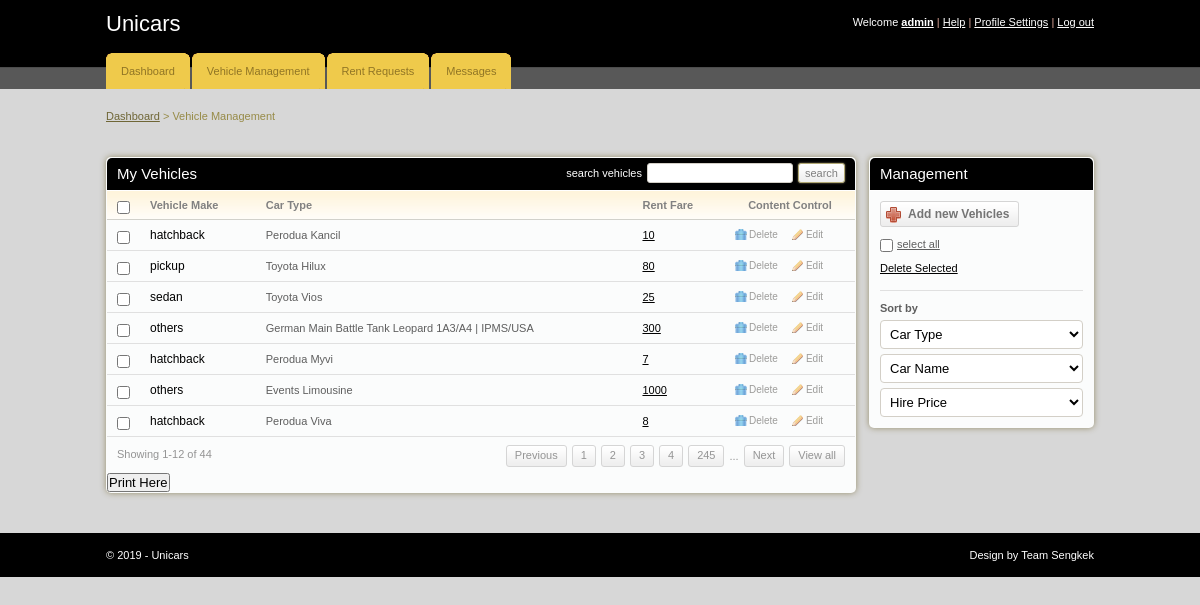
The app's page /renter/add_vehicles.php (signed in) with its own data.
### tables this page shows
CREATE TABLE `cars` (
  `car_id` int(11) NOT NULL,
  `car_name` varchar(255) NOT NULL,
  `car_type` enum('hatchback','sedan','pickup','SUV','MPV','others') DEFAULT NULL,
  `image` text NOT NULL,
  `hire_cost` int(11) NOT NULL,
  `capacity` int(11) NOT NULL,
  `status` varchar(255) NOT NULL
);

### renter/add_vehicles.php (the view, shortened to what this page needs)
<!DOCTYPE html PUBLIC "-//W3C//DTD XHTML 1.0 Transitional//EN" "http://www.w3.org/TR/xhtml1/DTD/xhtml1-transitional.dtd">
<html xmlns="http://www.w3.org/1999/xhtml">
<head>
	<link rel="stylesheet" href="css/style.css" type="text/css" media="all" />
</head>
<body>
<div id="header">
	<div class="shell">
		<?php
			include 'menu.php';
		?>
		</div>
	</div>
<div id="container">
	<div class="shell">
		<div class="small-nav">
			<a href="index.php">Dashboard</a>
			<span>&gt;</span>
			Vehicle Management
		</div>
		<br />
		<div id="main">
			<div id="content">
				<div class="box">
					<div class="box-head">
						<h2 class="left">My Vehicles</h2>
						<div class="right">
							<label>search vehicles</label>
							<input type="text" class="field small-field" />
							<input type="submit" class="button" value="search" />
						</div>
					</div>
					<div class="table">
						<table width="100%" border="0" cellspacing="0" cellpadding="0">
							<tr>
								<th width="13"><input type="checkbox" class="checkbox" /></th>
								<th>Vehicle Make</th>
								<th>Car Type</th>
								<th>Rent Fare</th>
								<th width="110" class="ac">Content Control</th>
							</tr>
							<?php
								include '../includes/config.php';
								$select = "SELECT * FROM cars WHERE status = 'Available'";
								$result = $conn->query($select);
								while($row = $result->fetch_assoc()){
							?>
							<tr>
								<td><input type="checkbox" class="checkbox" /></td>
								<td><h3><a href="#"><?php echo $row['car_type'] ?></a></h3></td>
								<td><?php echo $row['car_name'] ?></td>
								<td><a href="#"><?php echo $row['hire_cost'] ?></a></td>
								<td><a href="javascript:sureToApprove(<?php echo $row['car_id'];?>)" class="ico del">Delete</a><a href="#" class="ico edit">Edit</a></td>
							</tr>
							<?php
								}
							?>
						</table>
						<div class="pagging">
							<div class="left">Showing 1-12 of 44</div>
							<div class="right">
								<a href="#">Previous</a>
								<a href="#">1</a>
								<a href="#">2</a>
								<a href="#">3</a>
								<a href="#">4</a>
								<a href="#">245</a>
								<span>...</span>
								<a href="#">Next</a>
								<a href="#">View all</a>
							</div>
						</div>
					</div>
					<h2><input type="submit" onclick="window.print()" value="Print Here" /></h2>
				</div>
			</div>
			<div id="sidebar">
				<div class="box">
					<div class="box-head">
						<h2>Management</h2>
					</div>
					<div class="box-content">
						<a href="add_cars.php" class="add-button"><span>Add new Vehicles</span></a>
						<p class="select-all"><input type="checkbox" class="checkbox" /><label>select all</label></p>
						<p><a href="#">Delete Selected</a></p>
						<div class="sort">
							<label>Sort by</label>
							<select class="field">
								<option value="">Car Type</option>
							</select>
							<select class="field">
								<option value="">Car Name</option>
							</select>
							<select class="field">
								<option value="">Hire Price</option>
							</select>
						</div>
					</div>
				</div>
			</div>
		</div>
	</div>
</div>
<div id="footer">
	<div class="shell">
		<span class="left">&copy; <?php echo date("Y");?> - Unicars</span>
		<span class="right">
			Design by Team Sengkek</a>
		</span>
	</div>
</div>
</body>
</html>

### renter/css/style.css (style rules this page uses)
* { padding:0; margin:0; outline:0; }
body { background:#a5a5a570; font-family: Verdana, sans-serif; font-size:11px; line-height:14px; color:#5e5e5e; }
input, textarea, select { font-family: Verdana, sans-serif; font-size:13px; }
.field { border:solid 1px #d3cfc7; background:#fff; padding:5px; }
.small-field { border:solid 1px #d3cfc7; background:#fff; padding:3px 1px; font-size:11px; }
.checkbox { width:13px; height:13px; vertical-align:top; position:relative; top:2px; }
.button { background:#eee url(images/button.gif) repeat-x 0 0; border:solid 1px #b1a874; color:#7f7f7f; font-size:11px; padding:2px 6px 2px 6px; cursor:pointer; line-height:14px !important; }
a { color:#000000; text-decoration: underline; cursor:pointer; }
.left, .alignleft { float:left; display:inline; }
.right, .alignright { float:right; display:inline; }
.ac { text-align: center !important; }
h2 { font-size:15px; font-weight: normal; }
h3 { font-size:12px; line-height:14px; font-weight: normal; }
h3 a { text-decoration: none; }
.shell { width:988px; margin:0 auto; }
#header { height:89px; background:url(images/header.gif); white-space:nowrap; }
#container { padding:20px 0; }
.small-nav { color:#978b48; padding-bottom:20px; }
.small-nav a { color:#6f6636; }
#content { float:left; width:750px; }
#sidebar { float:right; width:225px; }
.table th { background:#fffdfa url(images/th.gif) repeat-x 0 0; color:#818181; text-align: left; padding:7px 10px; border-bottom:solid 1px #d2d1cb; }
.table td { background:#fbfcfc; border-bottom:solid 1px #e0e0e0; padding:8px 10px; }
.box { background:#fbfcfc; height:100%; padding:1px; margin-bottom:20px; }
.box-head { background:#000000; height:32px; color:#fff; padding: 0 10px; line-height:32px; white-space:nowrap; border-bottom:solid 1px #fff; }
.box-head .right { padding-top:5px; line-height:13px; }
.box-head .right label, .box-head .right input { float:left; }
.box-head .right label { padding:4px 0 0 0; }
.box-head .right input { margin-left:5px; }
.pagging { height:20px; padding:8px 10px; line-height:19px; color:#949494; }
.pagging a { background:url(images/pagging.gif) repeat-x 0 0; height:20px; float:left; padding:0 8px; border:solid 1px #d5d5d5; text-decoration: none; color:#949494; margin-left:5px; }
.pagging span { float:left; margin-left:5px; padding-top:2px; }
a.ico { color:#9d9c9a; font-size:10px; text-decoration: none; padding:0 0 0 14px; background-repeat:no-repeat; background-position:0 0; }
a.del { background-image:url(images/del.gif) }
a.edit { background-image:url(images/edit.gif); margin-left:14px; }
.box-content { padding:10px; }
.sort { border-top:solid 1px #e0e0e0; padding-top:10px; margin-top:15px; }
.sort label { display:block; font-weight: bold; }
.sort .field { display:block; margin-top:5px; }
.sort select.field { width:203px; }
.box-content p { padding-top:10px; }
.select-all label { text-decoration: underline; padding-left:4px; }
.add-button, .add-button span { float:left; height:26px; background:url(images/add-button.gif) no-repeat 0 0; padding:0 0 0 28px; }
.add-button span { background-position:right 0; padding:0 10px 0 0; }
.add-button { font-weight: bold; font-size:12px; color:#747474; text-decoration: none; line-height:26px; }
#footer { height:44px; background:url(images/footer.gif); line-height:44px; color:#fff; }
.box { -moz-border-radius:5px; -webkit-border-radius:5px; -moz-box-shadow: 0 0 6px #978f6c; -webkit-box-shadow: 0 0 6px #978f6c; }
.box-head { -moz-border-radius-topleft:5px; -moz-border-radius-topright:5px; -webkit-border-top-left-radius:5px; -webkit-border-top-right-radius:5px; }
.field, .button { -moz-border-radius:4px; -webkit-border-radius:4px; }
.small-field, .button, .pagging a { -moz-border-radius:3px; -webkit-border-radius:3px; }
.button { -moz-box-shadow: 0 0 2px #978f6c; -webkit-box-shadow: 0 0 2px #978f6c; }

### records on screen
cars: car_type "hatchback", car_name "Perodua Kancil", hire_cost "10"
cars: car_type "pickup", car_name "Toyota Hilux", hire_cost "80"
cars: car_type "sedan", car_name "Toyota Vios", hire_cost "25"
cars: car_type "others", car_name "German Main Battle Tank Leopard 1A3/A4 | IPMS/USA", hire_cost "300"
cars: car_type "hatchback", car_name "Perodua Myvi", hire_cost "7"
cars: car_type "others", car_name "Events Limousine", hire_cost "1000"
cars: car_type "hatchback", car_name "Perodua Viva", hire_cost "8"

### other values on screen
$_SESSION['uname'] "admin"
